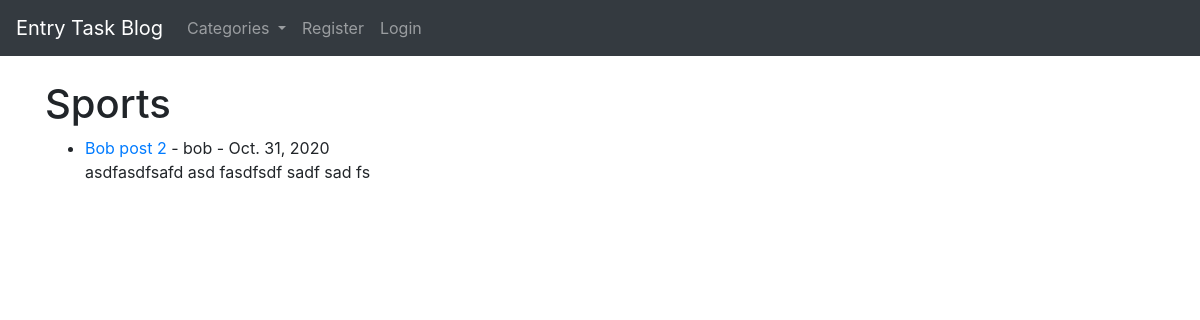
Page /category/sports/ on the committed database.
### blog/models.py (models this page shows, shortened)
class Post(models.Model):
    title = models.CharField(max_length=255)
    title_tag = models.CharField(max_length=255)
    author = models.ForeignKey(User, on_delete=models.CASCADE)
    body = models.TextField()
    date_posted = models.DateField(auto_now_add=True)
    category = models.CharField(max_length=255, default='coding')

### blog/views.py (the view)
# urls.py: path('category/<str:cats>/', CategoryView, name='category'),
def CategoryView(request, cats):
    categories_menu = Category.objects.all()
    category_posts = Post.objects.filter(category=cats.replace('-', ' '))
    return render(request, 'category.html', {'cats':cats.title().replace('-', ' '), 'category_posts':category_posts, 'categories_menu': categories_menu})

### blog/models.py (called while the page is built)
    def __str__(self):
        return str(self.name)

### blog/templates/category.html (shortened to what this page needs)
{% extends 'base.html' %}
{% block content %}
<h1> {{ cats }}</h1>
{% if category_posts %}
   <ul>
        {% for post in category_posts %}
            <li>
                <a href="{% url 'postdetailed' post.pk %}">{{ post.title }}</a> - {{ post.author }} - {{ post.date_posted }}
                <br>
                {{ post.body|slice:":200" }}
            </li>
        {% endfor %}
    </ul>
{% else %}
    <h5>Sorry, no posts with category {{ cats }} exist...</h5>
{% endif %}
{% endblock %}

### rows in the picture
Post: title "Bob post 2", author "bob", date_posted "Oct. 31, 2020", body "asdfasdfsafd asd fasdfsdf sadf sad fs"

### other values in the picture
{{ cats }} "Sports"
